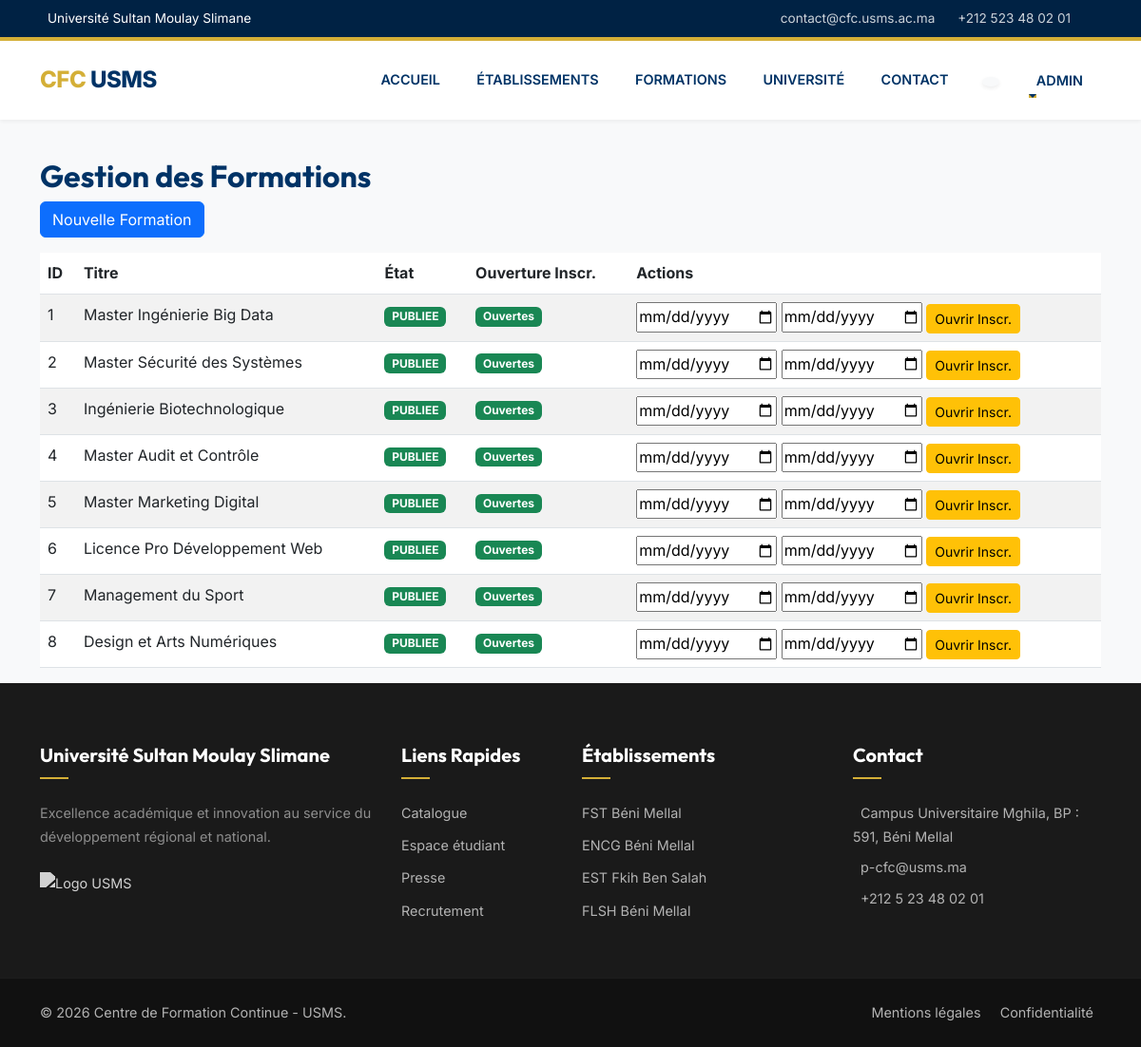
The page /formations/manage (signed in) on the database its author committed.
### app/models.py (models this page shows, shortened)
class Utilisateur(UserMixin, db.Model):
    __tablename__ = 'users'
    id = db.Column(db.Integer, primary_key=True)
    email = db.Column(db.String(120), unique=True, nullable=False)
    password_hash = db.Column(db.String(256), nullable=False)
    nom = db.Column(db.String(100))
    prenom = db.Column(db.String(100))
    role = db.Column(db.Enum(RoleUtilisateur), default=RoleUtilisateur.CANDIDAT)
    date_creation = db.Column(db.DateTime, default=datetime.utcnow)
    etablissement_id = db.Column(db.Integer, db.ForeignKey('etablissements.id'), nullable=True)
    formations_coordonnees = db.relationship('Formation', secondary='coordination', backref=db.backref('coordinateurs', lazy=True))

class Formation(db.Model):
    __tablename__ = 'formations'
    id = db.Column(db.Integer, primary_key=True)
    titre = db.Column(db.String(200), nullable=False)
    description = db.Column(db.Text)
    categorie = db.Column(db.String(50), default="Divers")
    image = db.Column(db.String(100), default="default_formation.png")
    etablissement_id = db.Column(db.Integer, db.ForeignKey('etablissements.id'), nullable=False)
    etat = db.Column(db.Enum(EtatFormation), default=EtatFormation.BROUILLON)
    date_ouverture = db.Column(db.DateTime, nullable=True)
    date_fermeture = db.Column(db.DateTime, nullable=True)
    inscriptions = db.relationship('Inscription', backref='formation', lazy=True)
    def est_ouverte(self):
        now = datetime.utcnow()
        if self.etat != EtatFormation.PUBLIEE:
            return False
        if not self.date_ouverture or not self.date_fermeture:
            return False
        return self.date_ouverture <= now <= self.date_fermeture

### app/routes/formations.py (the view)
@formations_bp.route('/manage')
@login_required
def manage():
    query = Formation.query
    if current_user.role == RoleUtilisateur.ADMIN_ETABLISSEMENT:
        query = query.filter_by(etablissement_id=current_user.etablissement_id)
    elif current_user.role == RoleUtilisateur.COORDINATEUR:
        return render_template('formations/manage.html', formations=current_user.formations_coordonnees)
    elif current_user.role == RoleUtilisateur.SUPER_ADMIN:
        pass # Tout voir
    else:
        abort(403)
    formations = query.all()
    return render_template('formations/manage.html', formations=formations)

### app/templates/formations/manage.html (shortened to what this page needs)
{% extends "base.html" %}
{% block content %}
<div class="container mt-4">
    <h2>Gestion des Formations</h2>
    <a href="{{ url_for('formations.create') }}" class="btn btn-primary mb-3">Nouvelle Formation</a>
    <table class="table table-striped">
        <thead>
            <tr>
                <th>ID</th>
                <th>Titre</th>
                <th>État</th>
                <th>Ouverture Inscr.</th>
                <th>Actions</th>
            </tr>
        </thead>
        <tbody>
            {% for f in formations %}
            <tr>
                <td>{{ f.id }}</td>
                <td>{{ f.titre }}</td>
                <td>
                    <span class="badge {{ 'bg-success' if f.etat.value == 'PUBLIEE' else 'bg-secondary' }}">
                        {{ f.etat.value }}
                    </span>
                </td>
                <td>
                    {% if f.est_ouverte() %}
                    <span class="badge bg-success">Ouvertes</span>
                    {% else %}
                    <span class="badge bg-danger">Fermées</span>
                    {% endif %}
                </td>
                <td>
                    {% if f.etat.value == 'PUBLIEE' %}
                    <form action="{{ url_for('formations.open_inscriptions', id=f.id) }}" method="POST"
                        style="display:inline;">
                        <input type="date" name="date_ouverture" required>
                        <input type="date" name="date_fermeture" required>
                        <button type="submit" class="btn btn-sm btn-warning">Ouvrir Inscr.</button>
                    </form>
                    {% endif %}
                </td>
            </tr>
            {% endfor %}
        </tbody>
    </table>
</div>
{% endblock %}

### app/templates/base.html (shortened to what this page needs)
<!DOCTYPE html>
<html lang="fr">
<head>
    <link href="https://cdn.jsdelivr.net/npm/bootstrap@5.3.0/dist/css/bootstrap.min.css" rel="stylesheet">
    <link rel="stylesheet" href="{{ url_for('static', filename='style.css') }}">
    <link rel="stylesheet" href="https://cdnjs.cloudflare.com/ajax/libs/font-awesome/6.0.0/css/all.min.css">
</head>
<body>
    <div class="top-bar d-none d-lg-block">
        <div class="container d-flex justify-content-between">
            <div>
                 Université Sultan Moulay Slimane
            </div>
            <div>
                <a href="#"> contact@cfc.usms.ac.ma</a>
                <a href="#"> +212 523 48 02 01</a>
            </div>
        </div>
    </div>
    <nav class="navbar navbar-expand-lg sticky-top">
        <div class="container">
            <a class="navbar-brand" href="{{ url_for('main.index') }}">
                <span style="color:var(--secondary-color)">CFC</span> USMS
            </a>
            <div class="collapse navbar-collapse" id="navbarNav">
                <ul class="navbar-nav ms-auto align-items-center">
                    <li class="nav-item"><a href="{{ url_for('main.index') }}" class="nav-link">Accueil</a></li>
                    <li class="nav-item"><a href="{{ url_for('main.etablissements') }}"
                            class="nav-link">Établissements</a></li>
                    <li class="nav-item"><a href="{{ url_for('main.catalogue') }}" class="nav-link">Formations</a></li>
                    <li class="nav-item"><a href="{{ url_for('main.apropos') }}" class="nav-link">Université</a></li>
                    <li class="nav-item"><a href="{{ url_for('main.contact') }}" class="nav-link">Contact</a></li>
                    <li class="nav-item ms-lg-3">
                        <a href="{{ url_for('main.catalogue') }}"
                            class="btn btn-sm btn-light rounded-circle text-primary shadow-sm" title="Rechercher">
                        </a>
                    </li>
                </ul>
                <ul class="navbar-nav ms-3">
                    {% if current_user.is_authenticated %}
                    <li class="nav-item dropdown">
                        <a class="nav-link dropdown-toggle btn btn-sm btn-outline-primary px-3 rounded-pill" href="#"
                            role="button" data-bs-toggle="dropdown">
                             {{ current_user.prenom }}
                        </a>
                    </li>
                    {% else %}
                    <li class="nav-item">
                        <a href="{{ url_for('auth.login') }}" class="btn btn-cta btn-sm ms-2">
                            <i class="bi bi-box-arrow-in-right me-1"></i> Espace Candidat
                        </a>
                    </li>
                    {% endif %}
                </ul>
            </div>
        </div>
    </nav>
    <main>
        {% block content %}{% endblock %}
    </main>
    <footer>
        <div class="container">
            <div class="row gy-4">
                <div class="col-lg-4 col-md-6">
                    <h5>Université Sultan Moulay Slimane</h5>
                    <p class="text-white-50">Excellence académique et innovation au service du développement régional et
                        national.</p>
                    <div class="mt-4">
                        <img src="https://cfc.usms.ac.ma/public/images/logo_usms.png" alt="Logo USMS"
                            style="height: 60px; filter: grayscale(100%) brightness(200%); opacity: 0.8;">
                    </div>
                </div>
                <div class="col-lg-2 col-md-6">
                    <h5>Liens Rapides</h5>
                    <a href="#">Catalogue</a>
                    <a href="#">Espace étudiant</a>
                    <a href="#">Presse</a>
                    <a href="#">Recrutement</a>
                </div>
                <div class="col-lg-3 col-md-6">
                    <h5>Établissements</h5>
                    <a href="#">FST Béni Mellal</a>
                    <a href="#">ENCG Béni Mellal</a>
                    <a href="#">EST Fkih Ben Salah</a>
                    <a href="#">FLSH Béni Mellal</a>
                </div>
                <div class="col-lg-3 col-md-6">
                    <h5>Contact</h5>
                    <p class="mb-2"> Campus Universitaire Mghila, BP :
                        591, Béni Mellal</p>
                    <p class="mb-2"> p-cfc@usms.ma</p>
                    <p> +212 5 23 48 02 01</p>
                </div>
            </div>
        </div>
        <div class="footer-bottom">
            <div class="container">
                <div class="row">
                    <div class="col-md-6 text-md-start">
                        &copy; 2026 Centre de Formation Continue - USMS.
                    </div>
                    <div class="col-md-6 text-md-end">
                        <a href="#" class="d-inline text-decoration-none mx-2">Mentions légales</a>
                        <a href="#" class="d-inline text-decoration-none mx-2">Confidentialité</a>
                    </div>
                </div>
            </div>
        </div>
    </footer>
</body>
</html>

### app/static/style.css (style rules this page uses)
:root { --primary-color: #003366; --primary-dark: #002244; --secondary-color: #D4AF37; --secondary-light: #F4E5B0; --text-primary: #2C3E50; --text-secondary: #596E7F; --bg-light: #F8F9FA; --bg-white: #FFFFFF; --font-heading: 'Outfit', sans-serif; --font-body: 'Inter', sans-serif; --radius-sm: 4px; --radius-md: 8px; --shadow-sm: 0 2px 4px rgba(0, 0, 0, 0.05); --shadow-md: 0 4px 6px rgba(0, 0, 0, 0.08); --shadow-lg: 0 10px 15px rgba(0, 0, 0, 0.1); }
body { font-family: var(--font-body); background-color: var(--bg-light); color: var(--text-primary); line-height: 1.7; display: flex; flex-direction: column; min-height: 100vh; }
h1, h2, h3, h4, h5 { font-family: var(--font-heading); color: var(--primary-color); font-weight: 700; }
.top-bar { background-color: var(--primary-dark); color: white; font-size: 0.85rem; padding: 0.5rem 0; }
.top-bar a { color: rgba(255, 255, 255, 0.8); text-decoration: none; margin-left: 1rem; transition: color 0.2s; }
.navbar { background: white !important; box-shadow: var(--shadow-sm); padding: 1rem 0; border-top: 4px solid var(--secondary-color); }
.navbar-brand { font-size: 1.5rem; font-weight: 800; color: var(--primary-color) !important; letter-spacing: -0.5px; }
.nav-link { font-weight: 600; color: var(--primary-color) !important; margin: 0 0.2rem; text-transform: uppercase; font-size: 0.9rem; position: relative; padding: 0.5rem 1rem !important; }
.nav-link:after { content: ''; display: block; width: 0; height: 2px; background: var(--secondary-color); transition: width .3s; position: absolute; bottom: 0; left: 10%; }
footer { background-color: #1a1a1a; color: #b3b3b3; padding-top: 4rem; margin-top: auto; font-size: 0.9rem; }
footer h5 { color: white; margin-bottom: 1.5rem; position: relative; padding-bottom: 0.8rem; }
footer h5:after { content: ''; width: 30px; height: 2px; background: var(--secondary-color); position: absolute; bottom: 0; left: 0; }
footer a { color: #b3b3b3; text-decoration: none; transition: color 0.2s; display: block; margin-bottom: 0.6rem; }
.footer-bottom { background-color: #111; padding: 1.5rem 0; margin-top: 3rem; text-align: center; border-top: 1px solid rgba(255, 255, 255, 0.05); }

### rows shown on the page
Utilisateur: prenom "ADMIN"
Formation: id "1", titre "Master Ingénierie Big Data", etat.value "PUBLIEE", shows "Ouvertes"
Formation: id "2", titre "Master Sécurité des Systèmes", etat.value "PUBLIEE", shows "Ouvertes"
Formation: id "3", titre "Ingénierie Biotechnologique", etat.value "PUBLIEE", shows "Ouvertes"
Formation: id "4", titre "Master Audit et Contrôle", etat.value "PUBLIEE", shows "Ouvertes"
Formation: id "5", titre "Master Marketing Digital", etat.value "PUBLIEE", shows "Ouvertes"
Formation: id "6", titre "Licence Pro Développement Web", etat.value "PUBLIEE", shows "Ouvertes"
Formation: id "7", titre "Management du Sport", etat.value "PUBLIEE", shows "Ouvertes"
Formation: id "8", titre "Design et Arts Numériques", etat.value "PUBLIEE", shows "Ouvertes"
